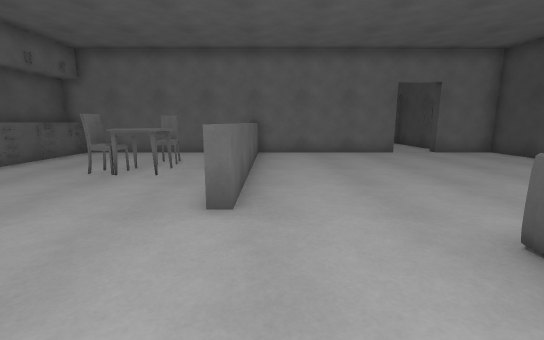
[1] (above)

23 first-person views from a walk through a 3-D level made in the Unity game engine. The camera is 1.3 m above the floor, tilts 10° down and sees 90° across. The floor is counted in squares, 1 m on a side. Each view is taken from the middle of a square. On the plan, view 1 faces up. The plan holds only what a view shows up to about 13 squares ahead; the rest is blank. The place goes on beyond the plan. The player character is not drawn. Door leaves are left out, so doorways stand open. Surface patterns are stand-ins for the level's own textures.

[2]
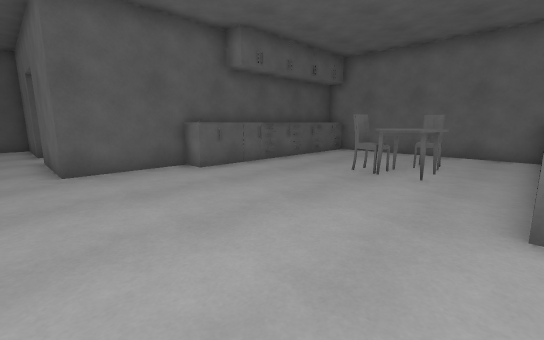

[3]
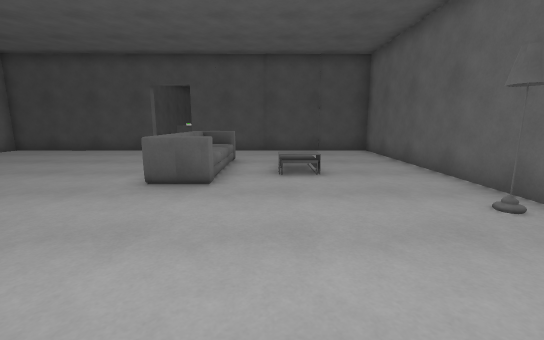

[4]
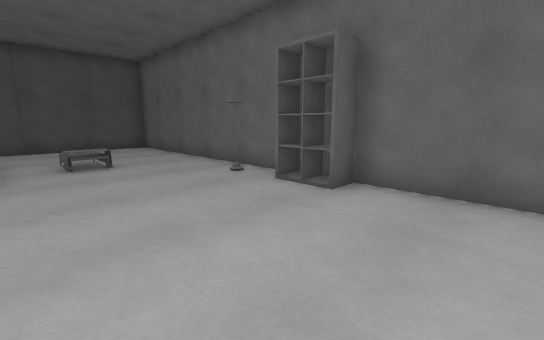

[5]
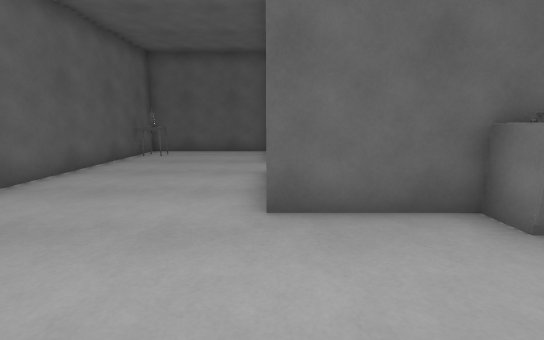

[6]
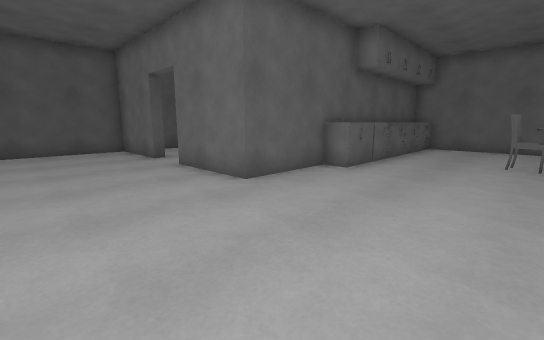

[7]
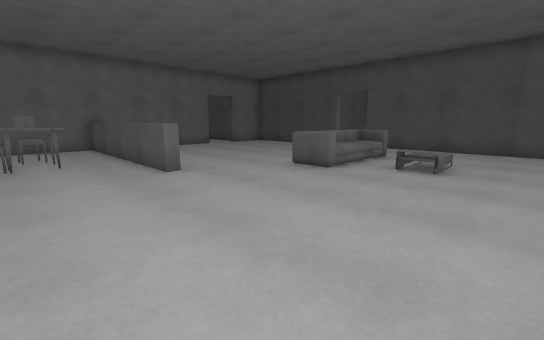

[8]
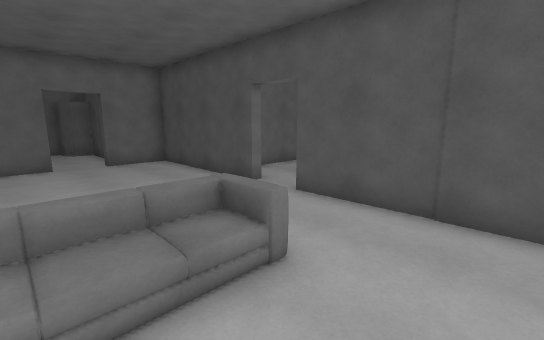

[9]
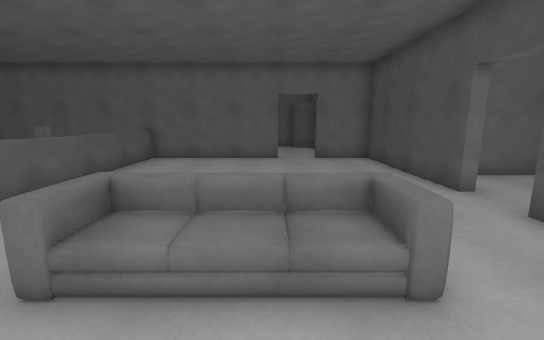

[10]
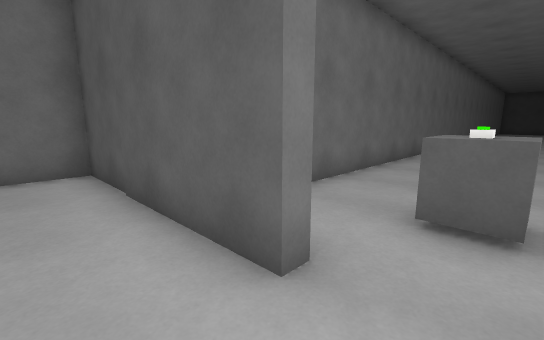

[11]
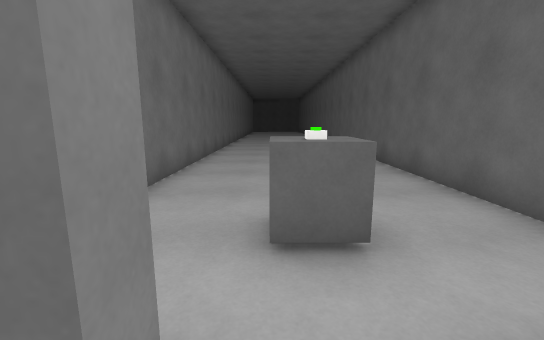

[12]
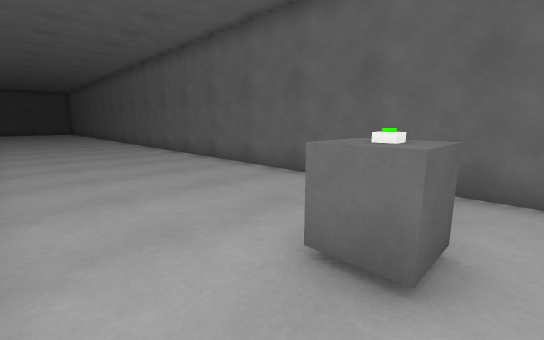

[13]
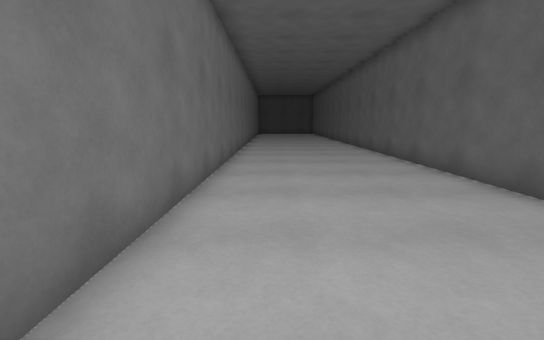

[14]
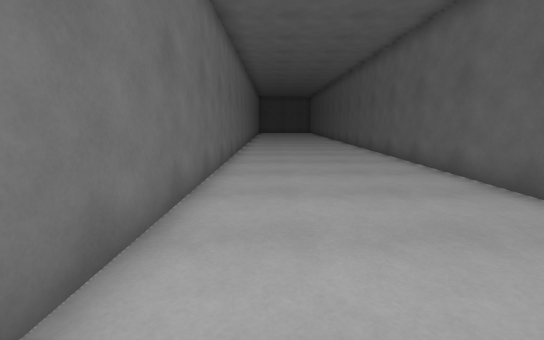

[15]
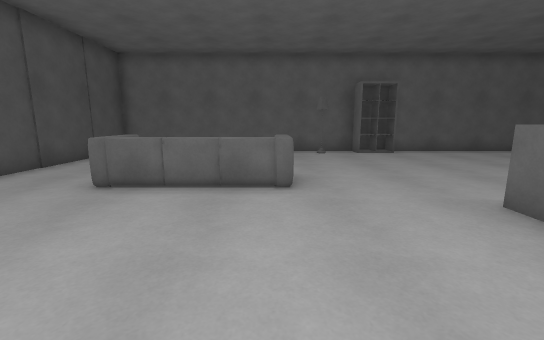

[16]
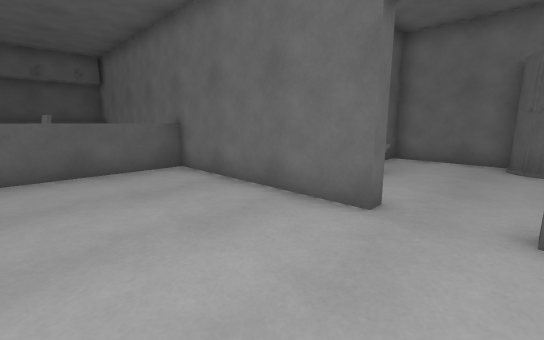

[17]
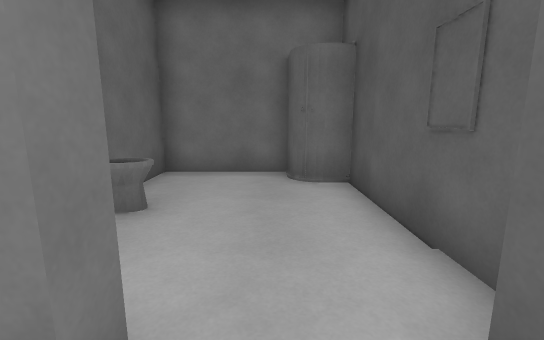

[18]
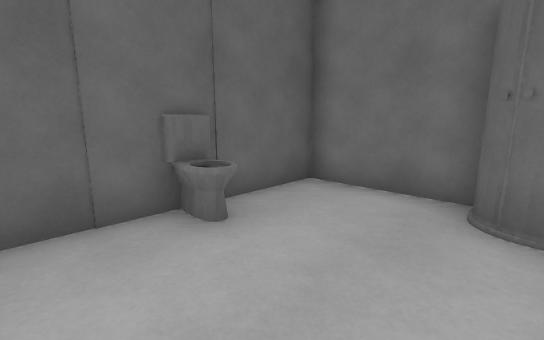

[19]
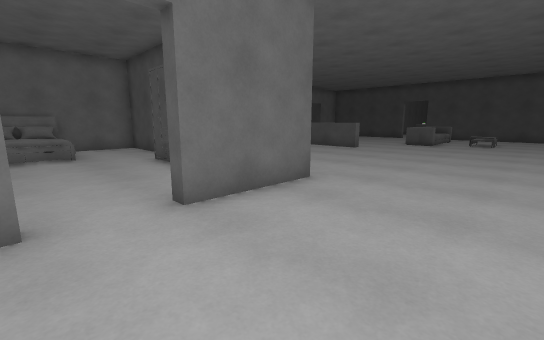

[20]
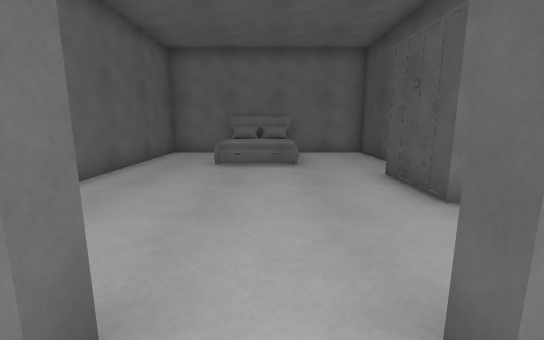

[21]
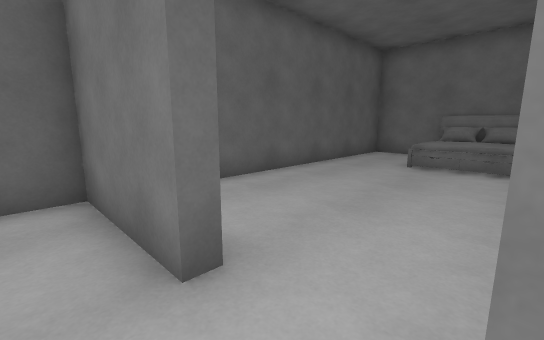

[22]
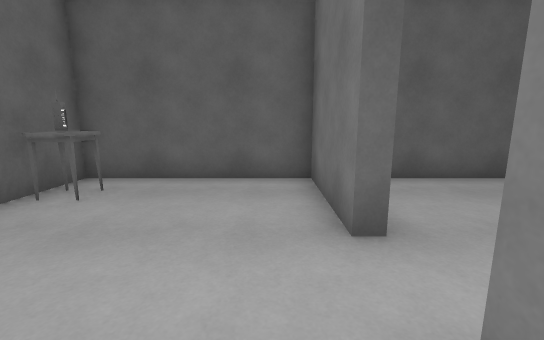

[23]
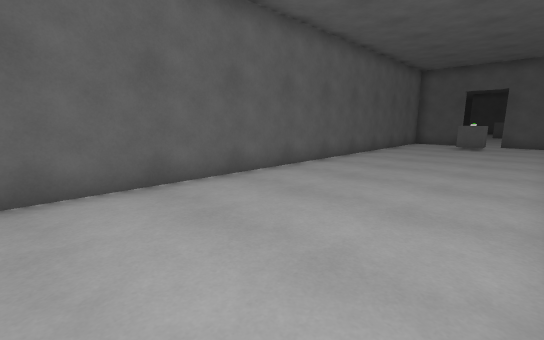

### Floor plan
Points are (right, up) in squares from view 1. A wall is a line through its corners. A room is listed if a view was taken in it or the views show most of it. See-through windows are left out.
Room 1 (views 1, 2, 3, 4, 5, 6, 7, 8, 9, 10, 11, 15, 16, 17, 19, 20, 21, 22)
walls: (-0.5, -4.4) (9.7, -4.4) (9.6, 3.7); (-0.6, 11.9) (-0.6, 3.9) (-1, 3.9) (-1, 11.9); (9.5, 5.4) (9.4, 11.8) (7.1, 11.8); (5.3, 11.8) (-8.8, 11.8) (-8.8, 0.9) (-12.1, 0.9); (-14, 0.9) (-17.3, 0.9) (-17.3, -4.4); (-14.5, -4.4) (-2.5, -4.4)
ways out: open door at (10, 4.5) to room 2; open door at (6.5, 12) to room 3; open door at (-13.5, 1) to room 4
objects: phone (-16, -4); table (-16, -4) to (-15, -3); table (-8, 4) to (-8, 5); table (-8, 6) to (-8, 7); table (-8, 8); table (-8, 9) to (-8, 10); table (-8, 11); chair (-5, 7) to (-4, 7); table (-4, 6) to (-3, 8); chair (-4, 8) to (-3, 9); rack (-2, -4) to (-1, -4); sofa (3, 1) to (7, 3)
Room 2 (views 12, 13, 14, 23)
walls: (10.9, 1.4) (28.2, 1.4); (9.9, 7) (9.9, 6.2); (28, 7.5) (11.5, 7.5)
ways out: open door at (10, 4.5) to room 1
objects: cube (12, 4) to (12, 5)
Room 3 (view 18)
walls: (7.7, 12.8) (7.7, 16.9); (6.5, 18.1) (3.2, 18.1) (3.2, 12.9)
ways out: open door at (6.5, 12) to room 1
objects: toilet (4, 15); shower (7, 17)
Room 4 (no view inside)
walls: (-9.2, 9) (-9.2, 11.8) (-17.3, 11.8) (-17.3, 2.8)
ways out: open door at (-13.5, 1) to room 1
objects: bed (-15, 9) to (-15, 10); cabinet (-10, 5) to (-10, 6)

Where each view was taken, in squares from view 1:
view 1: 0 up, 0 right, facing up
view 2: 0 up, 1 left, facing up-left
view 3: 0 up, 3 left, facing right
view 4: 1 up, 5 left, facing down-right
view 5: 1 up, 5 left, facing left
view 6: 3 down, 4 left, facing up-left
view 7: 3 down, 4 left, facing up-right
view 8: 1 down, 4 right, facing up-right
view 9: 1 down, 5 right, facing up
view 10: 4 up, 8 right, facing up-right
view 11: 5 up, 9 right, facing right
view 12: 7 up, 11 right, facing down-right
view 13: 6 up, 15 right, facing right
view 14: 6 up, 13 right, facing right
view 15: 8 up, 3 right, facing down
view 16: 8 up, 7 right, facing up-left
view 17: 11 up, 6 right, facing up
view 18: 13 up, 7 right, facing up-left
view 19: 3 down, 14 left, facing up-right
view 20: 0 up, 13 left, facing up
view 21: 0 up, 12 left, facing up-left
view 22: 0 up, 11 left, facing left
view 23: 7 up, 28 right, facing down-left
